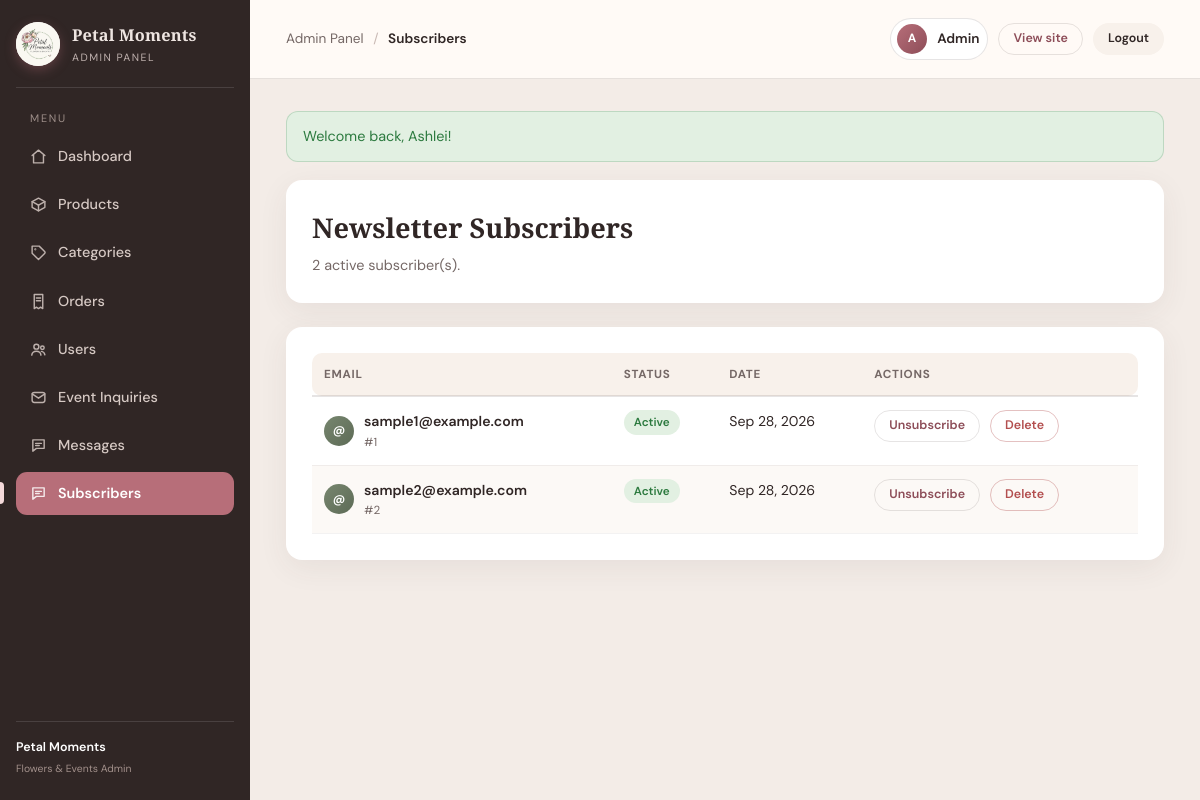
Screenshot of /admin/subscribers.php (signed in) with the database file from the repository.
### tables this page shows
CREATE TABLE newsletter_subscribers (
  id           INT UNSIGNED AUTO_INCREMENT PRIMARY KEY,
  email        VARCHAR(120) NOT NULL UNIQUE,
  is_subscribed TINYINT(1)  NOT NULL DEFAULT 1,
  created_at   TIMESTAMP    NOT NULL DEFAULT CURRENT_TIMESTAMP
);

### config/functions.php (called while the page is built, shortened)
<?php
function e($value)
{
    return htmlspecialchars((string)$value);
}

### admin/subscribers.php (the view, shortened to what this page needs)
<?php
include __DIR__ . '/includes/admin_header.php';
$pdo = db();
$subs = $pdo->query("SELECT * FROM newsletter_subscribers ORDER BY created_at DESC")->fetchAll();
$count = $pdo->query("SELECT COUNT(*) FROM newsletter_subscribers WHERE is_subscribed=1")->fetchColumn();
?>
<div class="admin-card"><h1>Newsletter Subscribers</h1><p><?php echo (int)$count; ?> active subscriber(s).</p></div>
<div class="admin-card">
    <div class="table-scroll">
    <table class="admin-table">
        <thead><tr><th>Email</th><th>Status</th><th>Date</th><th>Actions</th></tr></thead>
        <tbody>
        <?php foreach ($subs as $s): ?>
            <tr>
                <td>
                    <div class="cell-with-thumb">
                        <span class="avatar avatar-sm avatar-sage">@</span>
                        <div><strong><?php echo e($s['email']); ?></strong><small>#<?php echo (int)$s['id']; ?></small></div>
                    </div>
                </td>
                <td><span class="chip <?php echo $s['is_subscribed'] ? 'chip-in' : 'chip-out'; ?>"><?php echo $s['is_subscribed'] ? 'Active' : 'Inactive'; ?></span></td>
                <td><?php echo date('M j, Y', strtotime($s['created_at'])); ?></td>
                <td>
                    <div class="cell-actions">
                        <a class="btn btn-ghost btn-sm" href="subscribers.php?toggle=<?php echo (int)$s['id']; ?>"><?php echo $s['is_subscribed'] ? 'Unsubscribe' : 'Subscribe'; ?></a>
                        <a class="btn btn-danger btn-sm" href="subscribers.php?delete=<?php echo (int)$s['id']; ?>" onclick="return confirm('Remove this subscriber?');">Delete</a>
                    </div>
                </td>
            </tr>
        <?php endforeach; ?>
        </tbody>
    </table>
    </div>
</div>
<?php include __DIR__ . '/includes/admin_footer.php'; ?>

### admin/admin_style.css (style rules this page uses)
:root { --cream: #fffaf6; --paper: #f8f1eb; --blush: #ead4cf; --rose: #b76e79; --rose-dark: #8d4d58; --sage: #77866f; --ink: #302625; --muted: #756866; --white: #ffffff; --border: rgba(48, 38, 37, 0.12); --shadow: 0 8px 30px rgba(75, 54, 50, 0.07); --radius: 16px; }
* { box-sizing: border-box; margin: 0; padding: 0; }
html { scrollbar-color: var(--blush) transparent; }
body.admin-body { font-family: "DM Sans", sans-serif; color: var(--ink); background: #f3ece7; line-height: 1.6; }
a { text-decoration: none; color: var(--rose-dark); }
.avatar { display: inline-grid; place-items: center; width: 40px; height: 40px; border-radius: 50%; font-weight: 700; color: #fff; background: linear-gradient(135deg, var(--rose), var(--rose-dark)); font-size: 0.95rem; flex-shrink: 0; }
.avatar-sm { width: 30px; height: 30px; font-size: 0.75rem; }
.avatar-sage { background: linear-gradient(135deg, var(--sage), #5d6b56); }
.admin-card { background: var(--white); border-radius: var(--radius); padding: 26px; box-shadow: var(--shadow); margin-bottom: 24px; }
.admin-card h1 { font-family: "Playfair Display", serif; font-size: 1.7rem; }
.admin-card p { color: var(--muted); font-size: 0.9rem; margin-top: 4px; }
.table-scroll { overflow-x: auto; }
.admin-table { width: 100%; border-collapse: collapse; font-size: 0.88rem; }
.admin-table thead th { text-align: left; padding: 12px 12px; background: var(--paper); border-bottom: 2px solid var(--border); color: var(--muted); font-size: 0.73rem; text-transform: uppercase; letter-spacing: 0.06em; }
.admin-table thead th:first-child { border-radius: 10px 0 0 10px; }
.admin-table thead th:last-child { border-radius: 0 10px 10px 0; }
.admin-table tbody tr { transition: background 0.12s ease; }
.admin-table tbody tr:nth-child(even) { background: rgba(248,241,235,0.45); }
.admin-table td { padding: 13px 12px; border-bottom: 1px solid rgba(48,38,37,0.06); vertical-align: top; }
.admin-table td small { color: var(--muted); display: block; }
.cell-with-thumb { display: flex; align-items: center; gap: 10px; }
.cell-with-thumb strong { display: block; font-weight: 600; }
.cell-with-thumb small { color: var(--muted); }
.chip { display: inline-block; padding: 3px 10px; border-radius: 999px; font-size: 0.73rem; font-weight: 600; }
.chip-in { background: #e2f0e2; color: #2c7a3f; }
.btn { display: inline-flex; align-items: center; justify-content: center; min-height: 42px; border-radius: 999px; padding: 0 22px; border: 1px solid transparent; font-weight: 600; font-size: 0.85rem; transition: 0.2s ease; }
.btn-ghost { background: transparent; color: var(--rose-dark); border-color: var(--border); }
.btn-danger { background: transparent; color: #b34f4f; border-color: rgba(179,79,79,0.35); }
.btn-sm { min-height: 32px; padding: 0 14px; font-size: 0.78rem; border-radius: 999px; }
.cell-actions { display: inline-flex; align-items: center; gap: 10px; flex-wrap: wrap; }

### rows the page displays
newsletter_subscribers: email "sample1@example.com", id "1", is_subscribed "Active", created_at "Sep 28, 2026"
newsletter_subscribers: email "sample2@example.com", id "2", is_subscribed "Active", created_at "Sep 28, 2026"

### other values shown
$crumbLabel "Subscribers"
$flashMsg['message'] "Welcome back, Ashlei!"
$count "2"
